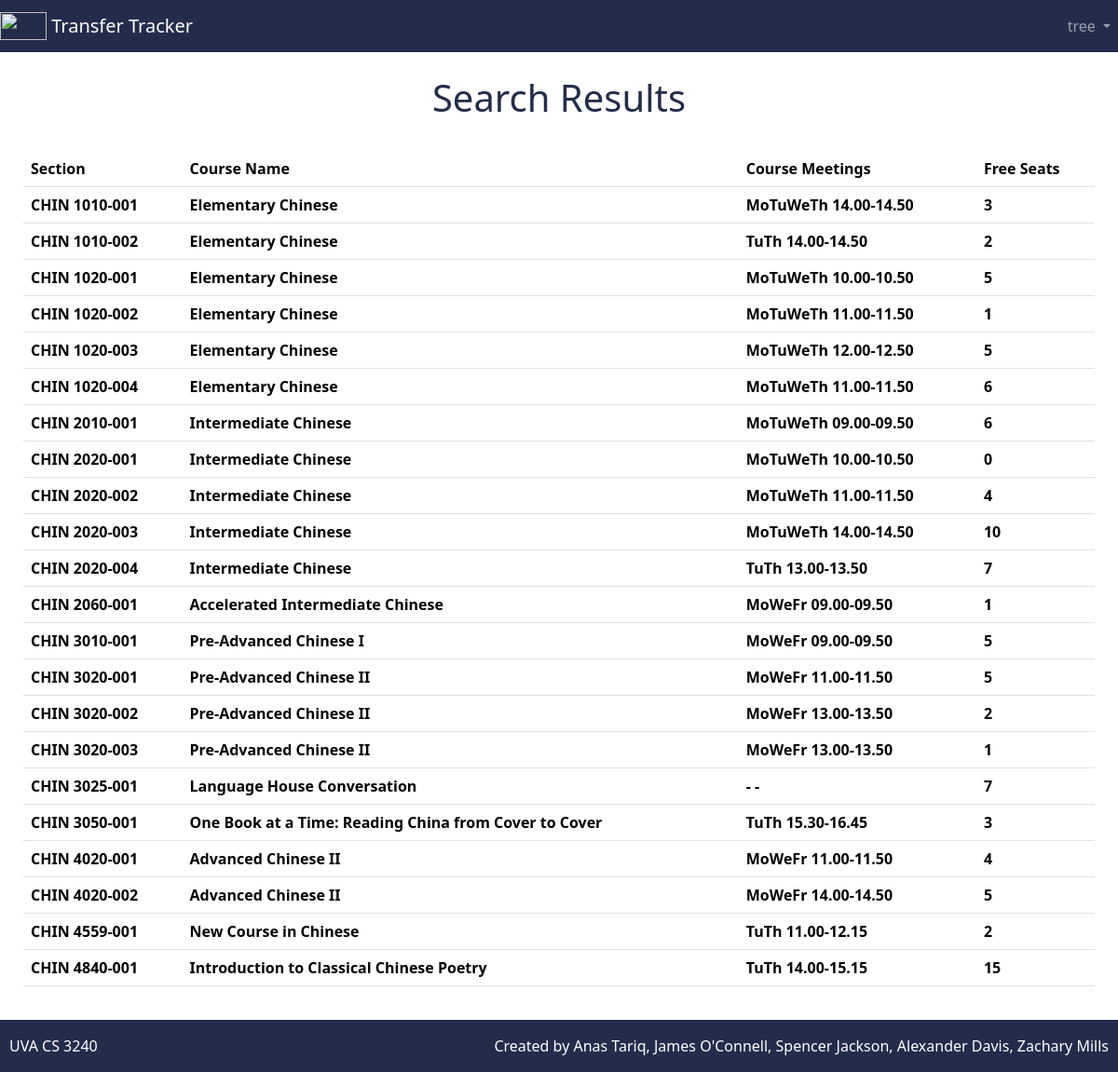
Page /home/seas/results (signed in) on the committed database.
### login/models.py (models this page shows, shortened)
class Offering(models.Model):
    section = models.CharField(max_length=200)
    name = models.CharField(max_length=200)
    day = models.CharField(max_length=200)
    enrollment = models.CharField(max_length=200)
    if_full = models.BooleanField(default=False)

### login/views.py (the view)
# urls.py: path('home/seas/results', views.SeasSearchView.as_view()),
class SeasSearchView(generic.ListView):
    model = Offering
    template_name = 'results.html'
    fields = ['section', 'name', 'day', 'enrollment', 'if_full']
    def get_queryset(self):
        return Offering.objects.all()

### templates/results.html (shortened to what this page needs)
{% load socialaccount %}
{% load bootstrap5 %}
{% bootstrap_css %}
<html>
<body>
<div class="d-flex flex-column mx-auto">
    <div class="d-flex flex-column mx-auto" style="width:100%">
        {% if user.is_authenticated %}
        <div class="d-xxl-flex">
            <nav class="navbar navbar-expand navbar-dark" style="background-color: #232D4B">
                <a class="navbar-brand" href="/home/">
                    <img src="https://dynaimage.cdn.cnn.com/cnn/c_fill,g_auto,w_1200,h_675,ar_16:9/https%3A%2F%2Fcdn.cnn.com%2Fcnnnext%2Fdam%2Fassets%2F200617130257-01-uva-reworked-logo-0616.jpg" width="50" height="30" class="d-inline-block align-top" alt="">
                    Transfer Tracker
                </a>
                <div class="collapse navbar-collapse" id="navbarNavDropdown">
                    <ul class="navbar-nav ms-auto">
                        <li class="nav-item dropdown">
                            <a class="nav-link dropdown-toggle" href="#" id="navbarDropdownMenuLink" role="button" data-bs-toggle="dropdown" aria-expanded="false">
                                {{ user.username }}
                            </a>
                        </li>
                    </ul>
                </div>
            </nav>
        </div>
        <div class="d-flex justify-content-center" style="padding-top:25px;padding-bottom:25px">
            <h1>Search Results</h1>
        </div>
        <div class="d-flex" style="padding-bottom:20px;padding-left:25px;padding-right:25px">
            <table class="table table-hover">
                <tr>
                    <th>Section</th>
                    <th>Course Name</th>
                    <th>Course Meetings</th>
                    <th>Free Seats</th>
                </tr>
                {% for offering in object_list %}
                <tr>
                    <th>{{ offering.section }}</th>
                    <th>{{ offering.name }}</th>
                    <th>{{ offering.day }}</th>
                    <th>{{ offering.enrollment }}</th>
                </tr>
                {% endfor %}
            </table>
        </div>
        {% else %}
        <a href="{% provider_login_url 'google' %}">Login With Google</a>
        {% endif %}
    </div>
    <div class="d-xxl-flex">
        <nav class="navbar" style="background-color: #232D4B">
            <span class="navbar-text" style="padding-left:10px">UVA CS 3240</span>
            <span class="navbar-text ml-auto" style="padding-right:10px">Created by Anas Tariq, James O'Connell, Spencer Jackson, Alexander Davis, Zachary Mills </span>
        </nav>
    </div>
</div>

### templates/results.html (style rules this page uses)
h1 { color: #232D4B; }
.navbar-text { color: white; }

### rows in the picture
Offering: section "CHIN 1010-001", name "Elementary Chinese", day "MoTuWeTh 14.00-14.50", enrollment "3"
Offering: section "CHIN 1010-002", name "Elementary Chinese", day "TuTh 14.00-14.50", enrollment "2"
Offering: section "CHIN 1020-001", name "Elementary Chinese", day "MoTuWeTh 10.00-10.50", enrollment "5"
Offering: section "CHIN 1020-002", name "Elementary Chinese", day "MoTuWeTh 11.00-11.50", enrollment "1"
Offering: section "CHIN 1020-003", name "Elementary Chinese", day "MoTuWeTh 12.00-12.50", enrollment "5"
Offering: section "CHIN 1020-004", name "Elementary Chinese", day "MoTuWeTh 11.00-11.50", enrollment "6"
Offering: section "CHIN 2010-001", name "Intermediate Chinese", day "MoTuWeTh 09.00-09.50", enrollment "6"
Offering: section "CHIN 2020-001", name "Intermediate Chinese", day "MoTuWeTh 10.00-10.50", enrollment "0"
Offering: section "CHIN 2020-002", name "Intermediate Chinese", day "MoTuWeTh 11.00-11.50", enrollment "4"
Offering: section "CHIN 2020-003", name "Intermediate Chinese", day "MoTuWeTh 14.00-14.50", enrollment "10"
Offering: section "CHIN 2020-004", name "Intermediate Chinese", day "TuTh 13.00-13.50", enrollment "7"
Offering: section "CHIN 2060-001", name "Accelerated Intermediate Chinese", day "MoWeFr 09.00-09.50", enrollment "1"
Offering: section "CHIN 3010-001", name "Pre-Advanced Chinese I", day "MoWeFr 09.00-09.50", enrollment "5"
Offering: section "CHIN 3020-001", name "Pre-Advanced Chinese II", day "MoWeFr 11.00-11.50", enrollment "5"
Offering: section "CHIN 3020-002", name "Pre-Advanced Chinese II", day "MoWeFr 13.00-13.50", enrollment "2"
Offering: section "CHIN 3020-003", name "Pre-Advanced Chinese II", day "MoWeFr 13.00-13.50", enrollment "1"
Offering: section "CHIN 3025-001", name "Language House Conversation", day "- -", enrollment "7"
Offering: section "CHIN 3050-001", name "One Book at a Time: Reading China from Cover to Cover", day "TuTh 15.30-16.45", enrollment "3"
Offering: section "CHIN 4020-001", name "Advanced Chinese II", day "MoWeFr 11.00-11.50", enrollment "4"
Offering: section "CHIN 4020-002", name "Advanced Chinese II", day "MoWeFr 14.00-14.50", enrollment "5"
Offering: section "CHIN 4559-001", name "New Course in Chinese", day "TuTh 11.00-12.15", enrollment "2"
Offering: section "CHIN 4840-001", name "Introduction to Classical Chinese Poetry", day "TuTh 14.00-15.15", enrollment "15"

### other values in the picture
{{ user.username }} "tree"
